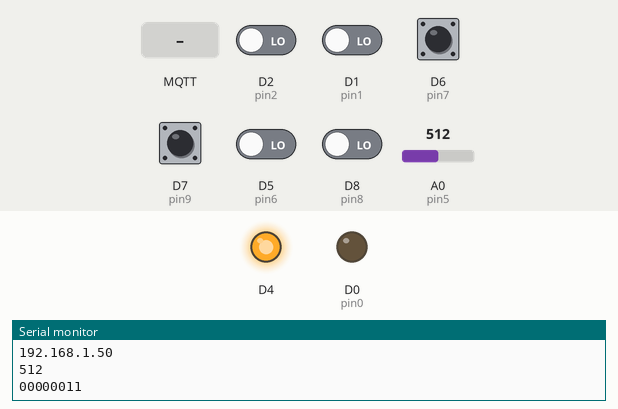
Simulated run of this sketch. Board: ESP8266 (NodeMCU). On the bench: output pins drawn as LEDs (lit = HIGH, except the on-board LED, lit = LOW), the last lines printed to the serial monitor. Inputs (shaded band) come from the test bench; at power-on: D6 (pin7), D7 (pin9) HIGH, D1 (pin1), D2 (pin2), D5 (pin6), D8 (pin8) LOW, A0 (pin5) = 512. WiFi joins after 1.5 s; servers stay silent unless stated; random numbers use the default seed unless the sketch sets one; no MQTT or app messages arrive unless stated.

Above: at 2.7 s.
2.8 s: MQTT message "00" arrives on the first subscribed topic
At 4.5 s:
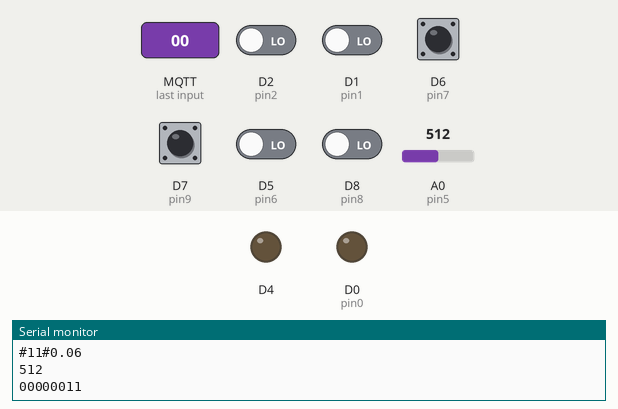
5.3 s: MQTT message "10" arrives on the first subscribed topic
At 7.3 s:
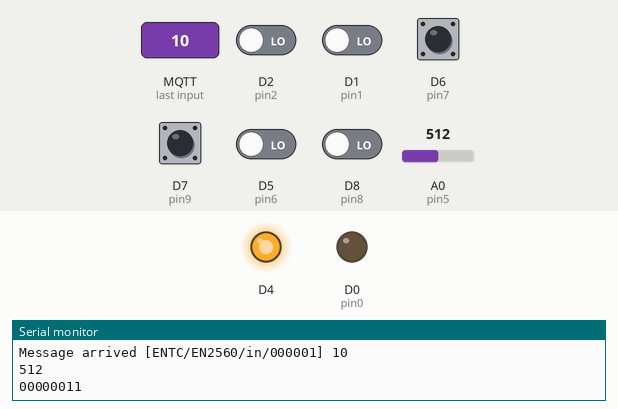
7.6 s: MQTT message "0" arrives on the first subscribed topic
At 9.3 s:
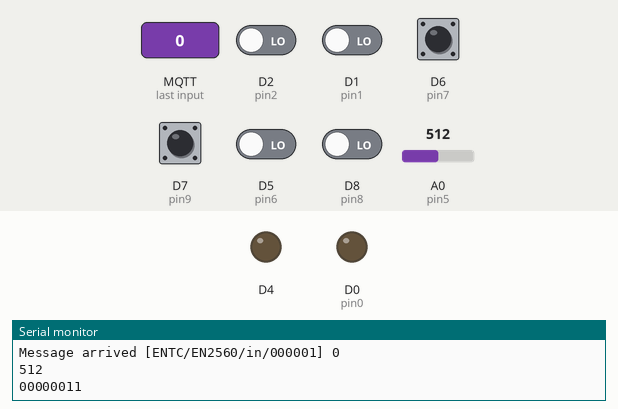
Timing chart, 0 to 10.8 s (numbered marks = the images above; inputs shaded):
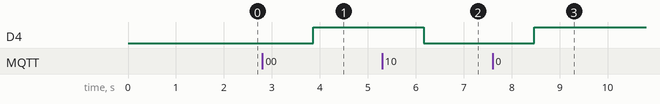

Measured:
- after the input at 2.8 s, D4: LOW → HIGH after 1.1 s
- after the input at 5.3 s, D4: HIGH → LOW after 0.87 s
- after the input at 7.6 s, D4: LOW → HIGH after 0.87 s

The sketch:

Arduino_code.ino
```cpp
#include <ESP8266WiFi.h>
#include <PubSubClient.h>

// Update these with values suitable for your network.

const char* ssid = "Dialog 4G 086";
const char* password = "9e36e3d1";

const char* mqtt_server = "test.mosquitto.org";
const char* outTopic = "Out/supun";

const char* inTopic = "ENTC/EN2560/in/000001";
String new1,new2,new3,new4,new5,st,ab,msg1="";
 unsigned long time1;
String bc="00";
String logic="";
String logic1="11";
const int pin0=D0;
const int pin8=D8;
const int pin1=D1;
const int pin2=D2;
const int pin5=A0;
const int pin6=D5;
const int pin7=D6;
const int pin9=D7;
int pin15;


WiFiClient espClient;
PubSubClient client(espClient);
unsigned long lastMsg = 0;
//#define MSG_BUFFER_SIZE	(50)
//char msg[MSG_BUFFER_SIZE];
int value = 0;

void setup_wifi() {

  delay(10);
  // We start by connecting to a WiFi network
  Serial.println();
  Serial.print("Connecting to ");
  Serial.println(ssid);

  WiFi.mode(WIFI_STA);
  WiFi.begin(ssid, password);

  while (WiFi.status() != WL_CONNECTED) {
    delay(500);
    Serial.print(".");
  }

  randomSeed(micros());

  Serial.println("");
  Serial.println("WiFi connected");
  Serial.println("IP address: ");
  Serial.println(WiFi.localIP());
}

void callback(char* topic, byte* payload, unsigned int length) {
  Serial.print("Message arrived [");
  Serial.print(topic);
  Serial.print("] ");
  for (int i = 0; i < length; i++) {
    Serial.print((char)payload[i]);
  }
  Serial.println();

  // Switch on the LED if an 1 was received as first character
  if ((char)payload[0] == '1') {
    digitalWrite(BUILTIN_LED, LOW);   // Turn the LED on (Note that LOW is the voltage level
    // but actually the LED is on; this is because
    // it is active low on the ESP-01)
  } else {
    digitalWrite(BUILTIN_LED, HIGH);  // Turn the LED off by making the voltage HIGH
  }

}

void reconnect() {
  // Loop until we're reconnected
  while (!client.connected()) {
    Serial.print("Attempting MQTT connection...");
    // Create a random client ID
    String clientId = "ESP8266Client-";
    clientId += String(random(0xffff), HEX);
    // Attempt to connect
    if (client.connect(clientId.c_str())) {
      Serial.println("connected");
      // Once connected, publish an announcement...
      client.publish(outTopic, "hello world");
      // ... and resubscribe
      client.subscribe(inTopic);
    } else {
      Serial.print("failed, rc=");
      Serial.print(client.state());
      Serial.println(" try again in 5 seconds");
      // Wait 5 seconds before retrying
      delay(5000);
    }
  }
}

void setup() {
  // Initialize the BUILTIN_LED pin as an output
  pinMode(BUILTIN_LED, OUTPUT);
  Serial.begin(115200);
  setup_wifi();
  client.setServer(mqtt_server, 1883);
  client.setCallback(callback);

   pinMode(pin0, INPUT);
   pinMode(pin8, INPUT);
   pinMode(pin1, INPUT);
   pinMode(pin2, INPUT);
   pinMode(pin5, INPUT);
   pinMode(pin6, INPUT);
   pinMode(pin7, INPUT);
   pinMode(pin9, INPUT);
   pinMode(pin0, OUTPUT);

}

void loop() {
  digitalWrite(pin0,LOW);

  if(analogRead(pin5)>1000){
    pin15=1;
  }
  else{
    pin15=0;
  }
  Serial.println(analogRead(pin5));
  msg1=String(digitalRead(pin0))+String(digitalRead(pin8))+String(digitalRead(pin1))+String(digitalRead(pin2))+String(pin15)+String(digitalRead(pin6))+String(digitalRead(pin7))+String(digitalRead(pin9));
  Serial.println(msg1);
  new1=digitalRead(pin7);

  delay(1000);
  new2=digitalRead(pin7);
  delay(1000);
  new3=digitalRead(pin7);

  new4=digitalRead(pin9);
  delay(300);
  new5=digitalRead(pin9);

  ab=String(digitalRead(pin0))+String(digitalRead(pin8));
  if((ab=="10")&&(bc=="00")){
    logic="1";
  }
  else if((ab=="11")&&(bc="10")){
    logic="2";
  }
  else if((ab=="10")&&(bc=="11")){
    logic="3";

  }
  else if((ab=="00")&&(bc=="10")){
    logic="4";
  }
  else if((ab=="00")&&(bc=="00")){
  if(digitalRead(pin1)==1){
    logic="6";
  }
  else if((new1!=new2)&&(new2!=new3)){
    logic="5";
  }
  else if((digitalRead(pin2)==1)&&(digitalRead(pin6)==1)){
    logic="7";
  }
  else if(digitalRead(pin2)==1){
     logic="8";
  }

  else if((new4!=new5)&&(pin15==1)){
    logic="9";
  }
  else if((digitalRead(pin9)==1)&&(pin15==1)){
    logic="10";
  }
  }
  st=logic+"#"+logic1+"#"+String(float((millis()-time1))/60000);
  if (!client.connected()) {
    reconnect();
  }
  client.loop();

  unsigned long now = millis();
  if (now - lastMsg > 2000) {
    lastMsg = now;
    ++value;
    byte arrsize=st.length()+1;
    char msg[arrsize];
    st.toCharArray(msg,arrsize);
    if(logic!=logic1){
      time1=millis();
      Serial.println(msg);
    client.publish(outTopic, msg);
    st="";
    }
  }
  bc=ab;
  logic1=logic;
}
```
